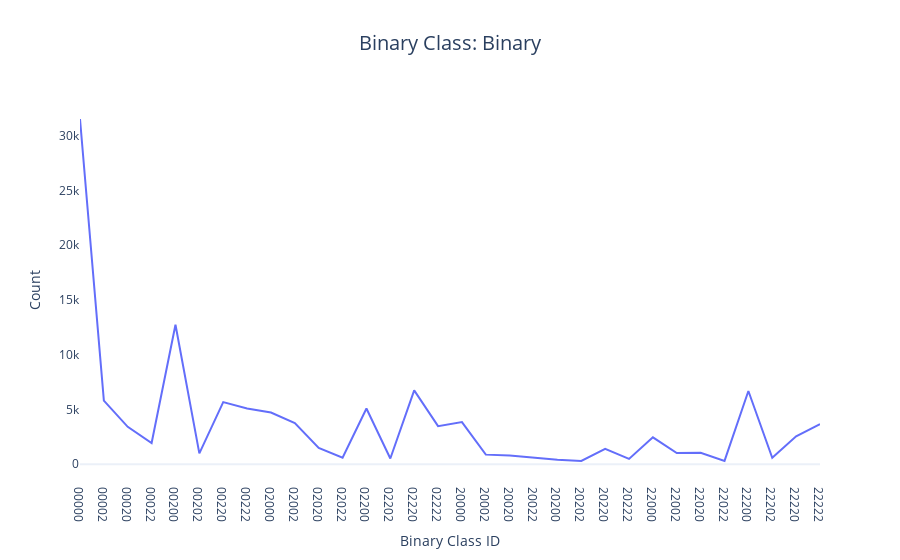

Source (notebook cell):
### Code cell
df = pd.DataFrame()
fig = PDB_SS.plot_count_vs_class_df(
    df,
    title="Binary",
    save=True,
    savedir=BINARY,
    verbose=True,
    base=2,
)
fig.show()

### Figure 1 — Plotly figure (JSON) as saved in the notebook; plotly's stock layout.template omitted (floating-point values rounded to 4 significant figures)
{"data": [{"hovertemplate": "Binary Class ID=%{x}<br>Count=%{y}<extra></extra>", "legendgroup": "", "line": {"color": "#636efa", "dash": "solid"}, "marker": {"symbol": "circle"}, "mode": "lines", "name": "", "orientation": "v", "showlegend": false, "type": "scatter", "x": ["00000", "00002", "00020", "00022", "00200", "00202", "00220", "00222", "02000", "02002", "02020", "02022", "02200", "02202", "02220", "02222", "20000", "20002", "20020", "20022", "20200", "20202", "20220", "20222", "22000", "22002", "22020", "22022", "22200", "22202", "22220", "22222"], "xaxis": "x", "y": [31511, 5804, 3412, 1940, 12726, 991, 5665, 5091, 4714, 3756, 1485, 586, 5083, 525, 6736, 3473, 3841, 874, 794, 601, 418, 293, 1397, 486, 2453, 1025, 1043, 300, 6680, 585, 2541, 3665], "yaxis": "y"}], "layout": {"autosize": true, "legend": {"tracegroupgap": 0}, "showlegend": true, "title": {"font": {"size": 20}, "text": "Binary Class: Binary", "x": 0.5}, "xaxis": {"anchor": "y", "domain": [0, 1], "showgrid": false, "title": {"text": "Binary Class ID"}}, "yaxis": {"anchor": "x", "domain": [0, 1], "showgrid": false, "title": {"text": "Count"}}}}
